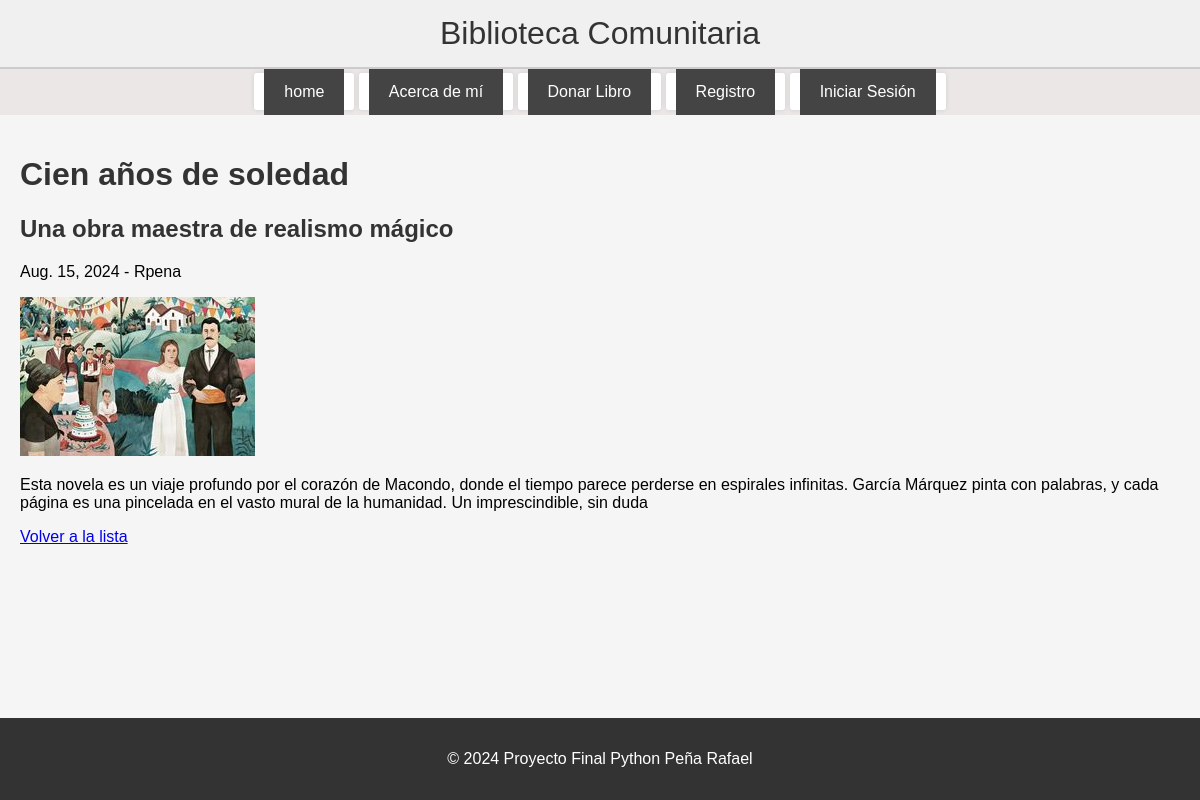
/blogs/6/, run on the app's committed database.
### blogs/models.py (models this page shows)
class Blog(models.Model):
    titulo = models.CharField(max_length=200)
    subtitulo = models.CharField(max_length=200)
    cuerpo = models.TextField()
    autor = models.ForeignKey(User, on_delete=models.CASCADE)
    fecha = models.DateField(auto_now_add=True)
    imagen = models.ImageField(upload_to='blog_images/',null=True, blank=True)

### blogs/views.py (the view)
# urls.py: path('<int:blog_id>/', views.detalle_blog, name='detalle_blog'),
def detalle_blog(request, blog_id):
    blog = get_object_or_404(Blog, id=blog_id)
    return render(request, 'blogs/detalle_blog.html', {'blog': blog})

### blogs/templates/blogs/detalle_blog.html (shortened to what this page needs)
{% extends 'vistas/base.html' %}
{% block content %}
<h1>{{ blog.titulo }}</h1>
<h2>{{ blog.subtitulo }}</h2>
<p>{{ blog.fecha }} - {{ blog.autor }}</p>
{% if blog.imagen %}
    <img src="{{ blog.imagen.url }}" alt="{{ blog.titulo }}" style="max-width: 100%;">
{% endif %}
<p>{{ blog.cuerpo }}</p>
<a href="{% url 'lista_blogs' %}">Volver a la lista</a>
{% endblock %}

### biblioteca/static/biblioteca/styles.css (style rules this page uses)
body { font-family: Arial, sans-serif; background-color: #f5f5f5; margin: 0; padding: 0; display: flex; flex-direction: column; min-height: 100vh; }
h1, h2, h3, h4, h5, h6 { color: #333; }
html, body { overflow: auto; height: 100%; }

### data on the page
Blog: titulo "Cien años de soledad", subtitulo "Una obra maestra de realismo mágico", fecha "Aug. 15, 2024", autor "Rpena", imagen (picture), cuerpo "Esta novela es un viaje profundo por el corazón de Macondo, donde el tiempo parece perderse en espirales infinitas. García Márquez pinta con palabras, y cada página es una pincelada en el vasto mural de la humanidad. Un imprescindible, sin duda"
